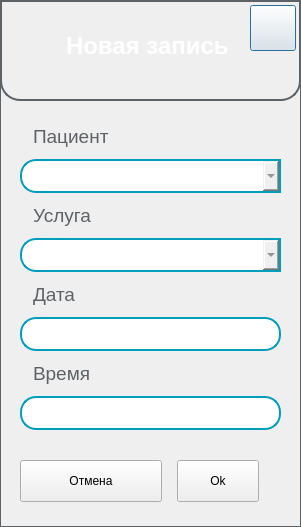
<?xml version="1.0" encoding="UTF-8"?>
<ui version="4.0">
 <class>AddLabel</class>
 <widget class="QDialog" name="AddLabel">
  <property name="geometry">
   <rect>
    <x>0</x>
    <y>0</y>
    <width>301</width>
    <height>527</height>
   </rect>
  </property>
  <property name="windowTitle">
   <string>Dialog</string>
  </property>
  <property name="styleSheet">
   <string notr="true">#AddLabel{
border: 1px solid #5c6266;
}</string>
  </property>
  <widget class="QFrame" name="frame">
   <property name="geometry">
    <rect>
     <x>0</x>
     <y>0</y>
     <width>301</width>
     <height>101</height>
    </rect>
   </property>
   <property name="sizePolicy">
    <sizepolicy hsizetype="Preferred" vsizetype="Preferred">
     <horstretch>0</horstretch>
     <verstretch>0</verstretch>
    </sizepolicy>
   </property>
   <property name="styleSheet">
    <string notr="true">#frame{ 
background: qlineargradient(spread:pad, x1:0.053, y1:0.733, x2:1, y2:1, stop:0 rgba(0, 128, 	154, 255), stop:0.451724 rgba(82, 143, 156, 255), stop:1 rgba(172, 205, 212, 255));
border: 2px solid #5c6266;
border-bottom-right-radius:20px;
border-bottom-left-radius:20px;
}
</string>
   </property>
   <property name="frameShape">
    <enum>QFrame::StyledPanel</enum>
   </property>
   <property name="frameShadow">
    <enum>QFrame::Raised</enum>
   </property>
   <widget class="QLabel" name="label_2">
    <property name="geometry">
     <rect>
      <x>40</x>
      <y>30</y>
      <width>400</width>
      <height>31</height>
     </rect>
    </property>
    <property name="styleSheet">
     <string notr="true">	color: white;
    font-size: 24px;
    line-height: 60px;
    margin-left: 20px;
    background: transparent;
font-weight: bold;
</string>
    </property>
    <property name="text">
     <string>Новая запись</string>
    </property>
   </widget>
   <widget class="QPushButton" name="close_btn">
    <property name="geometry">
     <rect>
      <x>250</x>
      <y>5</y>
      <width>46</width>
      <height>46</height>
     </rect>
    </property>
    <property name="cursor">
     <cursorShape>PointingHandCursor</cursorShape>
    </property>
    <property name="styleSheet">
     <string notr="true">#close_btn{
 	background-image: url(&quot;:/image/pharmacy.png&quot;);
    background-repeat: no-repeat;
    background-position: center center;
}

#close_btn:hover {
    background-image: url(&quot;:/image/pharmacy_act.png&quot;);
    background-repeat: no-repeat;
	background-position: center center;
}</string>
    </property>
    <property name="text">
     <string/>
    </property>
    <property name="iconSize">
     <size>
      <width>30</width>
      <height>30</height>
     </size>
    </property>
   </widget>
  </widget>
  <widget class="QWidget" name="layoutWidget">
   <property name="geometry">
    <rect>
     <x>20</x>
     <y>460</y>
     <width>266</width>
     <height>44</height>
    </rect>
   </property>
   <layout class="QHBoxLayout" name="horizontalLayout">
    <property name="spacing">
     <number>15</number>
    </property>
    <property name="sizeConstraint">
     <enum>QLayout::SetMaximumSize</enum>
    </property>
    <item>
     <widget class="QPushButton" name="cancel">
      <property name="styleSheet">
       <string notr="true">	 min-width:140px;
    min-height:40px;
    max-width:140px;
    max-height:40px;
</string>
      </property>
      <property name="text">
       <string>Отмена</string>
      </property>
      <property name="icon">
       <iconset resource="image.qrc">
        <normaloff>:/image/cancel.png</normaloff>:/image/cancel.png</iconset>
      </property>
      <property name="iconSize">
       <size>
        <width>30</width>
        <height>30</height>
       </size>
      </property>
     </widget>
    </item>
    <item>
     <widget class="QPushButton" name="ok">
      <property name="styleSheet">
       <string notr="true">	 min-width:80px;
    min-height:40px;
    max-width:80px;
    max-height:40px;
</string>
      </property>
      <property name="text">
       <string>Ok</string>
      </property>
      <property name="icon">
       <iconset resource="image.qrc">
        <normaloff>:/image/ok.png</normaloff>:/image/ok.png</iconset>
      </property>
      <property name="iconSize">
       <size>
        <width>30</width>
        <height>30</height>
       </size>
      </property>
     </widget>
    </item>
   </layout>
  </widget>
  <widget class="QWidget" name="layoutWidget_2">
   <property name="geometry">
    <rect>
     <x>20</x>
     <y>120</y>
     <width>261</width>
     <height>321</height>
    </rect>
   </property>
   <layout class="QVBoxLayout" name="verticalLayout">
    <item>
     <widget class="QLabel" name="label_position">
      <property name="styleSheet">
       <string notr="true">#label_position{
	font-size: 19px;
   color: #5c6266;
   text-align: left;
   padding-left: 5px;
   background-color: transparent;
   border-style: solid;
   border-left: 3px solid transparent;
   min-width:200px;
   min-height:25px;
   max-width:200px;
   max-height:25px;
}</string>
      </property>
      <property name="text">
       <string>Пациент</string>
      </property>
     </widget>
    </item>
    <item>
     <widget class="QComboBox" name="comboBox_2">
      <property name="styleSheet">
       <string notr="true">#comboBox_2{
	font-size: 15px;
	padding-left: 15px;
	min-height: 30px;
	max-height: 30px;
	border: 2px solid #019dbd;
    border-top-left-radius: 16px;
 	border-bottom-left-radius: 16px;
  	color: #5c6266;
}

#comboBox_2:hover {
	border: 2px solid #00d4ff;
}
</string>
      </property>
     </widget>
    </item>
    <item>
     <widget class="QLabel" name="label_position_2">
      <property name="styleSheet">
       <string notr="true">#label_position_2{
	font-size: 19px;
   color: #5c6266;
   text-align: left;
   padding-left: 5px;
   background-color: transparent;
   border-style: solid;
   border-left: 3px solid transparent;
   min-width:200px;
   min-height:25px;
   max-width:200px;
   max-height:25px;
}</string>
      </property>
      <property name="text">
       <string>Услуга</string>
      </property>
     </widget>
    </item>
    <item>
     <widget class="QComboBox" name="comboBox">
      <property name="styleSheet">
       <string notr="true">#comboBox{
	font-size: 15px;
	padding-left: 15px;
	min-height: 30px;
	max-height: 30px;
	border: 2px solid #019dbd;
    border-top-left-radius: 16px;
 	border-bottom-left-radius: 16px;
  	color: #5c6266;
}

#comboBox:hover {
	border: 2px solid #00d4ff;
}
</string>
      </property>
     </widget>
    </item>
    <item>
     <widget class="QLabel" name="label_position_4">
      <property name="styleSheet">
       <string notr="true">#label_position_4{
	font-size: 19px;
   color: #5c6266;
   text-align: left;
   padding-left: 5px;
   background-color: transparent;
   border-style: solid;
   border-left: 3px solid transparent;
   min-width:200px;
   min-height:25px;
   max-width:200px;
   max-height:25px;
}</string>
      </property>
      <property name="text">
       <string>Дата</string>
      </property>
     </widget>
    </item>
    <item>
     <widget class="QLineEdit" name="areaEdit_4">
      <property name="styleSheet">
       <string notr="true">#areaEdit_4{
	font-size: 15px;
	padding-left: 15px;
	min-height: 30px;
	max-height: 30px;
	border: 2px solid #019dbd;
    border-radius: 16px;
  	color: #5c6266;
}

#areaEdit_4:hover {
	border: 2px solid #00d4ff;
}</string>
      </property>
     </widget>
    </item>
    <item>
     <widget class="QLabel" name="label_position_5">
      <property name="styleSheet">
       <string notr="true">#label_position_5{
	font-size: 19px;
   color: #5c6266;
   text-align: left;
   padding-left: 5px;
   background-color: transparent;
   border-style: solid;
   border-left: 3px solid transparent;
   min-width:200px;
   min-height:25px;
   max-width:200px;
   max-height:25px;
}</string>
      </property>
      <property name="text">
       <string>Время</string>
      </property>
     </widget>
    </item>
    <item>
     <widget class="QLineEdit" name="areaEdit_5">
      <property name="styleSheet">
       <string notr="true">#areaEdit_5{
	font-size: 15px;
	padding-left: 15px;
	min-height: 30px;
	max-height: 30px;
	border: 2px solid #019dbd;
    border-radius: 16px;
  	color: #5c6266;
}

#areaEdit_5:hover {
	border: 2px solid #00d4ff;
}</string>
      </property>
     </widget>
    </item>
   </layout>
  </widget>
 </widget>
 <resources>
  <include location="image.qrc"/>
 </resources>
 <connections/>
</ui>
